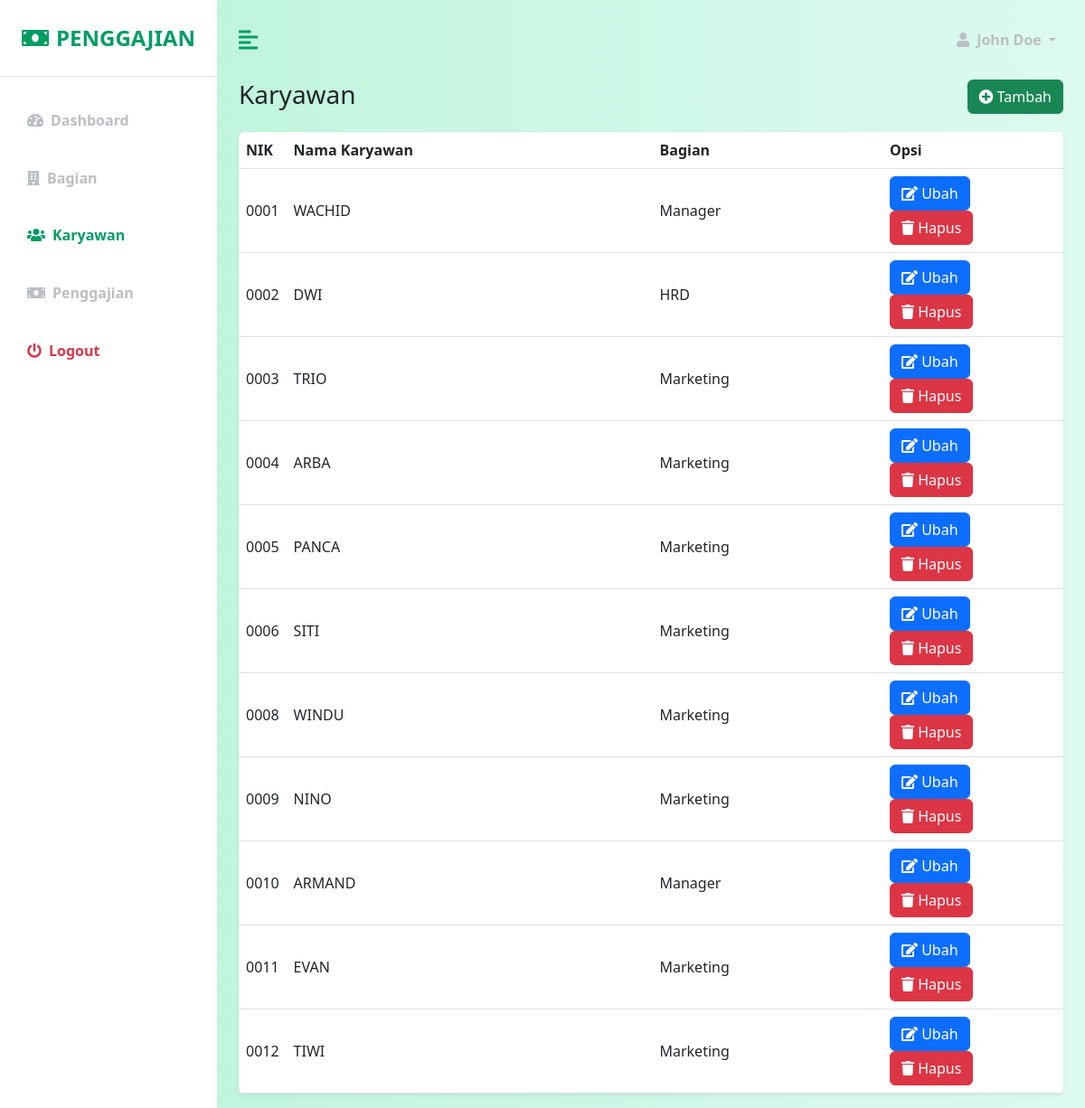
Page /?page=karyawan on the committed database.
### tables this page shows
CREATE TABLE `karyawan` (
  `nik` varchar(20) NOT NULL,
  `nama` varchar(50) DEFAULT NULL,
  `tanggal_mulai` date DEFAULT NULL,
  `gaji_pokok` int(11) DEFAULT NULL,
  `status_karyawan` enum('TETAP','KONTRAK','MAGANG') DEFAULT NULL,
  `bagian_id` int(11) DEFAULT 1
);

CREATE TABLE `bagian` (
  `id` int(11) NOT NULL,
  `nama` varchar(255) NOT NULL
);

### pages/karyawan/karyawan.php (the view, shortened to what this page needs)
<?php
include "database/connection.php";
?>
<div class="row">
                <div class="col">
                    <h3>Karyawan</h3>
                </div>
                <div class="col">
                    <a href="?page=karyawantambah" class="btn btn-success float-end">
                        <i class="fa fa-plus-circle"></i>
                        Tambah
                    </a>
                </div>
</div>
<div class="row mt-3">
        <div class="col">
                <?php
                $selectSQL = "SELECT K.*,B.nama nama_bagian FROM karyawan K
                LEFT JOIN bagian B ON K.bagian_id = B.id";
                $result = mysqli_query($connection, $selectSQL);
                ?>
                <table class="table bg-white rounded shadow-sm  table-hover">
                    <thead>
                            <tr>
                                <th scope="col" width="50">NIK</th>
                                <th scope="col">Nama Karyawan</th>
                                <th scope="col">Bagian</th>
                                <th scope="col" width="200">Opsi</th>
                            </tr>
                    </thead>
                        <tbody>
                            <?php
                            while ($row = mysqli_fetch_assoc($result)) {
                            ?>
                            <tr class="align-middle">
                                <td>
                                    <?php echo $row["nik"] ?>
                                </td>
                                <td>
                                    <?php echo $row["nama"] ?>
                                </td>
                                <td>
                                    <?php echo $row["nama_bagian"] ?>
                                </td>
                                <td>
                                    <a href="?page=karyawanubah&nik=<?php echo $row["nik"] ?>" class="btn btn-primary">
                                            <i class="fa fa-edit"></i>
                                            Ubah
                                        </a>
                                    <a href="?page=karyawanhapus&nik=<?php echo $row["nik"] ?>"
                                        onclick="javascript: return confirm('Konfirmasi data akan dihapus?')"
                                        class="btn btn-danger">
                                        <i class="fa fa-trash"></i>
                                        Hapus
                                    </a>
                                </td>
                            </tr>
                            <?php
                            }
                            ?>
                        </tbody>
            </table>
        </div>
    </div>
</body>

### index.php (shortened to what this page needs)
<!DOCTYPE html>
<html lang="en">
<head>
    <link href="https://cdn.jsdelivr.net/npm/bootstrap@5.2.2/dist/css/bootstrap.min.css" rel="stylesheet"
>
    <link rel="stylesheet" href="https://cdnjs.cloudflare.com/ajax/libs/font-awesome/5.15.3/css/all.min.css" />
    <link rel="stylesheet" href="css/custom.css" />
</head>
<body>
<div class="d-flex" id="wrapper">
        <?php include "components/sidebar.php"?>
        <div id="page-content-wrapper">
            <?php include "components/nav.php" ?>
            <div class="container-fluid px-4">
                <?php include "routes.php" ?>
</body>
</html>

### components/sidebar.php (shortened to what this page needs)
<?php
$dashboard_active = "fw-bold";
$bagian_active = "fw-bold";
$karyawan_active = "fw-bold";
$penggajian_active = "fw-bold";
$page = $_GET["page"];
switch ($page) {
        case "karyawan":
        case "karyawantambah":
        case "karyawanubah":
        case "karyawanhapus":
                $karyawan_active = "active";
                break;
}
?>
<div class="bg-white" id="sidebar-wrapper">
        <div class="sidebar-heading text-center py-4 primary-text fs-4 fw-bold text-uppercase border-bottom"><i class="fas fa-money-bill me-2"></i>Penggajian</div>
        <div class="list-group list-group-flush my-3">
                <a href="?page=dashboard" class="list-group-item list-group-item-action bg-transparent second-text <?php echo $dashboard_active ?>"><i class="fas fa-tachometer-alt me-2"></i>Dashboard</a>
                <a href="?page=bagian" class="list-group-item list-group-item-action bg-transparent second-text <?php echo $bagian_active ?>"><i class="fas fa-building me-2"></i>Bagian</a>
                <a href="?page=karyawan" class="list-group-item list-group-item-action bg-transparent second-text <?php echo $karyawan_active ?>">
                    <i class="fas fa-users me-2"></i>Karyawan</a>
                <a href="?page=pilihbulantahunpenggajian" class="list-group-item list-group-item-action bg-transparent second-text <?php echo $penggajian_active ?>"><i
                        class="fas fa-money-bill me-2"></i>Penggajian</a>
                <a href="#" class="list-group-item list-group-item-action bg-transparent text-danger fw-bold"><i
                        class="fas fa-power-off me-2"></i>Logout</a>
            </div>
        </div>

### components/nav.php (shortened to what this page needs)
<div id="page-content-wrapper">
            <nav class="navbar navbar-expand-lg navbar-light bg-transparent py-4 px-4">
                <div class="d-flex align-items-center">
                    <i class="fas fa-align-left primary-text fs-4 me-3" id="menu-toggle"></i>
                </div>
                <div class="collapse navbar-collapse" id="navbarSupportedContent">
                    <ul class="navbar-nav ms-auto mb-2 mb-lg-0">
                        <li class="nav-item dropdown">
                            <a class="nav-link dropdown-toggle second-text fw-bold" href="#" id="navbarDropdown"
                                role="button" data-bs-toggle="dropdown" aria-expanded="false">
                                <i class="fas fa-user me-2"></i>John Doe
                            </a>
                        </li>
                    </ul>
                </div>
            </nav>

### routes.php (shortened to what this page needs)
<?php
if (isset($_GET["page"])){
    $page = $_GET["page"];
} else {
    $page = "";
}
switch ($page) {
    case "karyawan";
        include "pages/karyawan/karyawan.php";
        break;
}
?>

### css/custom.css (style rules this page uses)
:root { --main-bg-color: #009d63; --main-text-color: #009d63; --second-text-color: #bbbec5; --second-bg-color: #c1efde; }
.primary-text { color: var(--main-text-color); }
.second-text { color: var(--second-text-color); }
#wrapper { overflow-x: hidden; background-image: linear-gradient(to right, #baf3d7, #c2f5de, #cbf7e4, #d4f8ea, #ddfaef); }
#sidebar-wrapper { min-height: 100vh; margin-left: -15rem; -webkit-transition: margin 0.25s ease-out; -moz-transition: margin 0.25s ease-out; -o-transition: margin 0.25s ease-out; transition: margin 0.25s ease-out; }
#sidebar-wrapper .sidebar-heading { padding: 0.875rem 1.25rem; font-size: 1.2rem; }
#sidebar-wrapper .list-group { width: 15rem; }
#page-content-wrapper { min-width: 100vw; }
#menu-toggle { cursor: pointer; }
.list-group-item { border: none; padding: 20px 30px; }
.list-group-item.active { background-color: transparent; color: var(--main-text-color); font-weight: bold; border: none; }
@media (min-width: 768px) { #sidebar-wrapper { margin-left: 0; } }
@media (min-width: 768px) { #page-content-wrapper { min-width: 0; width: 100%; } }

### rows in the picture
karyawan: nik "0001", nama "WACHID", bagian.nama "Manager"
karyawan: nik "0002", nama "DWI", bagian.nama "HRD"
karyawan: nik "0003", nama "TRIO", bagian.nama "Marketing"
karyawan: nik "0004", nama "ARBA", bagian.nama "Marketing"
karyawan: nik "0005", nama "PANCA", bagian.nama "Marketing"
karyawan: nik "0006", nama "SITI", bagian.nama "Marketing"
karyawan: nik "0008", nama "WINDU", bagian.nama "Marketing"
karyawan: nik "0009", nama "NINO", bagian.nama "Marketing"
karyawan: nik "0010", nama "ARMAND", bagian.nama "Manager"
karyawan: nik "0011", nama "EVAN", bagian.nama "Marketing"
karyawan: nik "0012", nama "TIWI", bagian.nama "Marketing"
